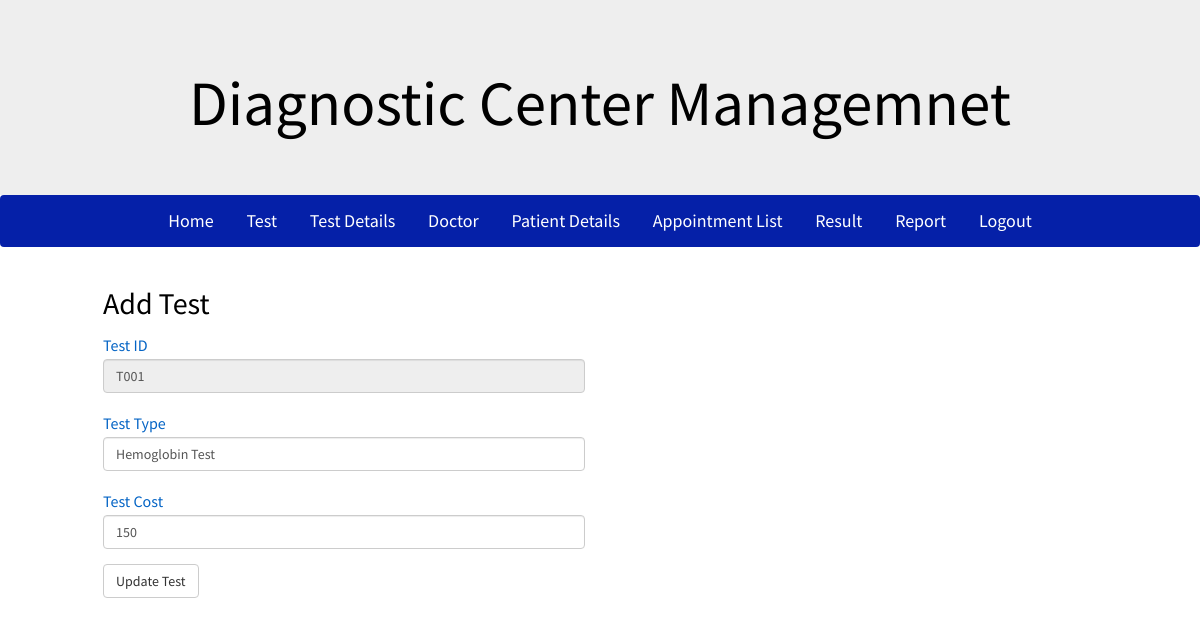
Page /admin/test_edit.php?testId=3 (signed in) on the committed database.
### tables this page shows
CREATE TABLE `test` (
  `id` int(100) NOT NULL,
  `test_id` varchar(100) NOT NULL,
  `type` varchar(100) NOT NULL,
  `cost` varchar(20) NOT NULL,
  `status` int(5) NOT NULL
);

### admin/include/check-login.php (called while the page is built, shortened)
<?php
	if(isset($_COOKIE['username']))
	{
		$username = $_COOKIE['username'];
		$pass = $_COOKIE['password'];
		$check = $conn->query("SELECT * FROM admin WHERE username = '$username'");
		foreach($check as $info)
		{
			if ($pass != $info['password'])
			{
				$login = 0;
			}
			else
			{
				$login = 1;
			}
		}
	}
?>

### admin/test_edit.php (the view, shortened to what this page needs)
<?php
	include('../configuration.php');
    $conn = new PDO("mysql:host=$host;dbname=$db",$user,$pw);
	include('include/check-login.php');
?>
<?php
	if(isset($_REQUEST['testId'])){
		$tID = $_REQUEST['testId'];
	}
?>
<?php include('include/header.php'); ?>
<?php include('include/admin-nav.php'); ?>
<?php
	if($login == 0)
	{
		header('location:index.php');
	}
	else
	{
?>
<div class="container">
	<div class="row">
		<div class="col-md-6">
			<h2>Add Test</h2>
			<?php
				$check = $conn->query("SELECT * FROM test WHERE id = '$tID'");
				foreach ($check as $test_val) {
			?>
			<form method="post">
			  <div class="form-group">
			    <label for="testID">Test ID</label>
			    <input type="text" name="test_id" readonly class="form-control" value="<?php echo $test_val['test_id'];?>" id="testID">
			  </div>
			  <div class="form-group">
			    <label for="testType">Test Type</label>
			    <input type="text" name="test_type" value="<?php echo $test_val['type'];?>" class="form-control" id="testType">
			  </div>
			  <div class="form-group">
			    <label for="testCost">Test Cost</label>
			    <input type="text" name="test_cost" required value="<?php echo $test_val['cost'];?>" class="form-control" id="testCost">
			  </div>
			  <button type="submit" name="update_test" class="btn btn-default">Update Test</button>
			</form>
			<?php
				}
			?>
		</div>
	</div>
</div>
</body>
</html>
<?php
	}
?>

### css/style.css (style rules this page uses)
body { font-family: 'Source Sans Pro', sans-serif; background-size:cover; font-weight: 400; font-size: 14px; line-height: 21px; color: #000; margin-bottom: 0; overflow-y: auto; overflow-x: hidden; background:#fff; }
.container { max-width:1024px; position: relative; z-index: 2; }
.form_wrap form label,label { color:#0464c5; font-family: 'Source Sans Pro'; font-weight:400; font-size:16px; margin-bottom:3px !important; padding-top:5px !important; }

### rows in the picture
test: test_id "T001", test_type "Hemoglobin Test", test_cost "150"
